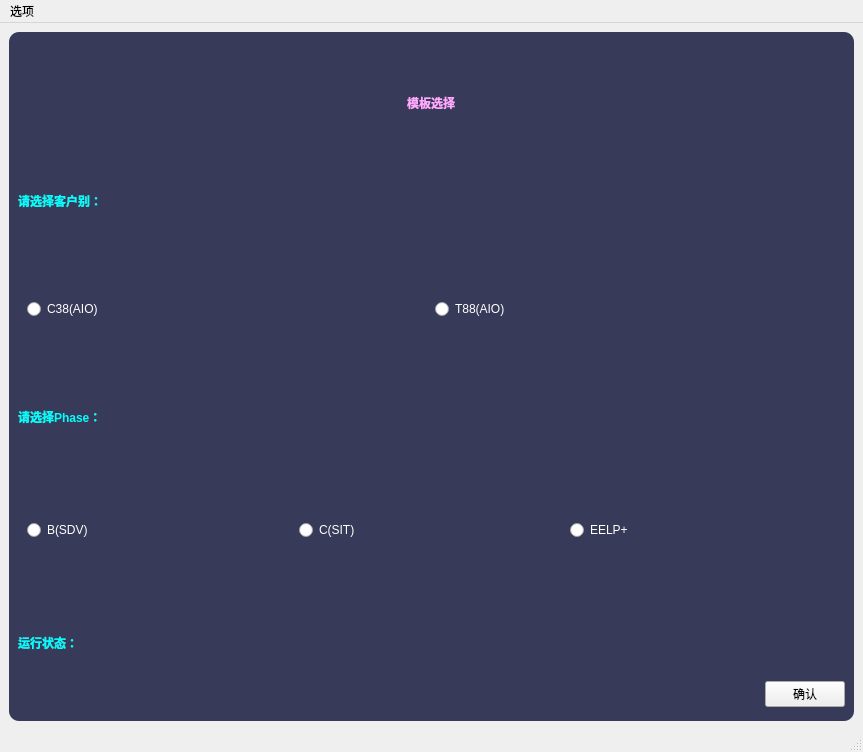
<?xml version="1.0" encoding="UTF-8"?>
<ui version="4.0">
 <class>MainWindow</class>
 <widget class="QMainWindow" name="MainWindow">
  <property name="geometry">
   <rect>
    <x>0</x>
    <y>0</y>
    <width>863</width>
    <height>752</height>
   </rect>
  </property>
  <property name="windowTitle">
   <string>MainWindow</string>
  </property>
  <widget class="QWidget" name="centralwidget">
   <layout class="QGridLayout" name="gridLayout">
    <item row="0" column="0">
     <widget class="QFrame" name="frame">
      <property name="styleSheet">
       <string notr="true">QFrame {    background-color: rgb(56, 58, 89);    
    color: rgb(220, 220, 220);
    border-radius: 10px;
}</string>
      </property>
      <property name="frameShape">
       <enum>QFrame::StyledPanel</enum>
      </property>
      <property name="frameShadow">
       <enum>QFrame::Raised</enum>
      </property>
      <layout class="QGridLayout" name="gridLayout_2">
       <item row="8" column="6" alignment="Qt::AlignRight">
        <widget class="QPushButton" name="pushButton">
         <property name="styleSheet">
          <string notr="true">font: 9pt &quot;楷体&quot;;</string>
         </property>
         <property name="text">
          <string>确认</string>
         </property>
        </widget>
       </item>
       <item row="4" column="0" colspan="7">
        <widget class="QFrame" name="frame_2">
         <property name="minimumSize">
          <size>
           <width>0</width>
           <height>140</height>
          </size>
         </property>
         <property name="maximumSize">
          <size>
           <width>16777215</width>
           <height>140</height>
          </size>
         </property>
         <property name="frameShape">
          <enum>QFrame::StyledPanel</enum>
         </property>
         <property name="frameShadow">
          <enum>QFrame::Raised</enum>
         </property>
         <layout class="QGridLayout" name="gridLayout_6">
          <item row="0" column="0">
           <layout class="QGridLayout" name="gridLayout_3">
            <item row="0" column="0">
             <widget class="QRadioButton" name="radioButton_5">
              <property name="minimumSize">
               <size>
                <width>0</width>
                <height>80</height>
               </size>
              </property>
              <property name="styleSheet">
               <string notr="true">font: 11pt &quot;楷体&quot;;
color: rgb(255, 255, 255);</string>
              </property>
              <property name="text">
               <string>C38(AIO)</string>
              </property>
             </widget>
            </item>
            <item row="0" column="1">
             <widget class="QRadioButton" name="radioButton">
              <property name="minimumSize">
               <size>
                <width>0</width>
                <height>80</height>
               </size>
              </property>
              <property name="styleSheet">
               <string notr="true">font: 11pt &quot;楷体&quot;;
color: rgb(255, 255, 255);</string>
              </property>
              <property name="text">
               <string>T88(AIO)</string>
              </property>
             </widget>
            </item>
           </layout>
          </item>
         </layout>
        </widget>
       </item>
       <item row="2" column="0" colspan="7" alignment="Qt::AlignHCenter">
        <widget class="QLabel" name="label_3">
         <property name="maximumSize">
          <size>
           <width>16777215</width>
           <height>120</height>
          </size>
         </property>
         <property name="styleSheet">
          <string notr="true">font: 28pt &quot;楷体&quot;;
color: rgb(255, 170, 255);
font-weight:bold;
text-align:center;</string>
         </property>
         <property name="text">
          <string>模板选择</string>
         </property>
        </widget>
       </item>
       <item row="7" column="0">
        <widget class="QLabel" name="label_4">
         <property name="minimumSize">
          <size>
           <width>60</width>
           <height>60</height>
          </size>
         </property>
         <property name="maximumSize">
          <size>
           <width>100</width>
           <height>60</height>
          </size>
         </property>
         <property name="styleSheet">
          <string notr="true">font: 9pt &quot;楷体&quot;;
color: rgb(0, 255, 255);
font-weight:bold;</string>
         </property>
         <property name="text">
          <string>运行状态：</string>
         </property>
        </widget>
       </item>
       <item row="3" column="0">
        <widget class="QLabel" name="label">
         <property name="minimumSize">
          <size>
           <width>0</width>
           <height>60</height>
          </size>
         </property>
         <property name="maximumSize">
          <size>
           <width>16777215</width>
           <height>60</height>
          </size>
         </property>
         <property name="styleSheet">
          <string notr="true">font: 14pt &quot;楷体&quot;;
color: rgb(0, 255, 255);
font-weight:bold;</string>
         </property>
         <property name="text">
          <string>请选择客户别：</string>
         </property>
        </widget>
       </item>
       <item row="5" column="0">
        <widget class="QLabel" name="label_2">
         <property name="minimumSize">
          <size>
           <width>0</width>
           <height>60</height>
          </size>
         </property>
         <property name="maximumSize">
          <size>
           <width>16777215</width>
           <height>60</height>
          </size>
         </property>
         <property name="styleSheet">
          <string notr="true">font: 14pt &quot;楷体&quot;;
color: rgb(0, 255, 255);
font-weight:bold;</string>
         </property>
         <property name="text">
          <string>请选择Phase：</string>
         </property>
        </widget>
       </item>
       <item row="6" column="0" colspan="7">
        <widget class="QFrame" name="frame_3">
         <property name="enabled">
          <bool>true</bool>
         </property>
         <property name="sizePolicy">
          <sizepolicy hsizetype="Preferred" vsizetype="Preferred">
           <horstretch>0</horstretch>
           <verstretch>0</verstretch>
          </sizepolicy>
         </property>
         <property name="minimumSize">
          <size>
           <width>0</width>
           <height>140</height>
          </size>
         </property>
         <property name="maximumSize">
          <size>
           <width>16777215</width>
           <height>150</height>
          </size>
         </property>
         <property name="frameShape">
          <enum>QFrame::StyledPanel</enum>
         </property>
         <property name="frameShadow">
          <enum>QFrame::Raised</enum>
         </property>
         <layout class="QGridLayout" name="gridLayout_5">
          <item row="0" column="0">
           <layout class="QGridLayout" name="gridLayout_4">
            <item row="0" column="2">
             <widget class="QRadioButton" name="radioButton_2">
              <property name="minimumSize">
               <size>
                <width>0</width>
                <height>80</height>
               </size>
              </property>
              <property name="styleSheet">
               <string notr="true">font: 11pt &quot;楷体&quot;;
color: rgb(255, 255, 255);</string>
              </property>
              <property name="text">
               <string>EELP+</string>
              </property>
             </widget>
            </item>
            <item row="0" column="1">
             <widget class="QRadioButton" name="radioButton_4">
              <property name="minimumSize">
               <size>
                <width>0</width>
                <height>80</height>
               </size>
              </property>
              <property name="styleSheet">
               <string notr="true">font: 11pt &quot;楷体&quot;;
color: rgb(255, 255, 255);</string>
              </property>
              <property name="text">
               <string>C(SIT)</string>
              </property>
             </widget>
            </item>
            <item row="0" column="0">
             <widget class="QRadioButton" name="radioButton_3">
              <property name="minimumSize">
               <size>
                <width>0</width>
                <height>80</height>
               </size>
              </property>
              <property name="styleSheet">
               <string notr="true">font: 11pt &quot;楷体&quot;;
color: rgb(255, 255, 255);</string>
              </property>
              <property name="text">
               <string>B(SDV)</string>
              </property>
             </widget>
            </item>
           </layout>
          </item>
         </layout>
        </widget>
       </item>
       <item row="7" column="1">
        <widget class="QLabel" name="label_5">
         <property name="minimumSize">
          <size>
           <width>180</width>
           <height>60</height>
          </size>
         </property>
         <property name="maximumSize">
          <size>
           <width>180</width>
           <height>60</height>
          </size>
         </property>
         <property name="styleSheet">
          <string notr="true">font: 9pt &quot;楷体&quot;;
color: rgb(255, 255, 127);
font-weight:bold;</string>
         </property>
         <property name="text">
          <string/>
         </property>
        </widget>
       </item>
      </layout>
     </widget>
    </item>
   </layout>
  </widget>
  <widget class="QMenuBar" name="menubar">
   <property name="geometry">
    <rect>
     <x>0</x>
     <y>0</y>
     <width>863</width>
     <height>26</height>
    </rect>
   </property>
   <widget class="QMenu" name="menu">
    <property name="title">
     <string>选项</string>
    </property>
    <addaction name="actionexit"/>
   </widget>
   <addaction name="menu"/>
  </widget>
  <widget class="QStatusBar" name="statusbar"/>
  <action name="actionexit">
   <property name="text">
    <string>exit</string>
   </property>
  </action>
 </widget>
 <resources/>
 <connections/>
</ui>
